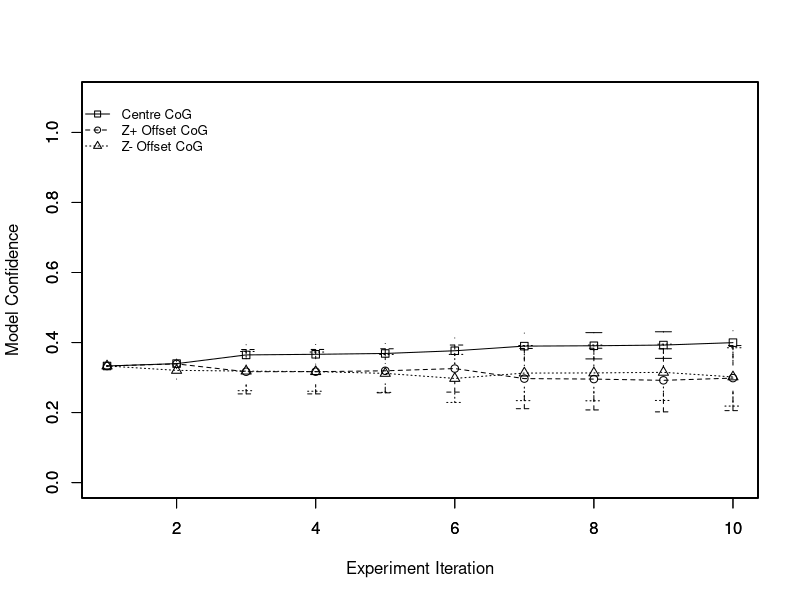

The R source for this figure:
library(gplots)

par(xaxt="n")
par(yaxt="n")

d <- read.table("can_sim2.dat", header=FALSE)
iter <- d[,1]
m0p <- d[,2]
m1p <- d[,3]
m2p <- d[,4]
m0sd <- d[,5]
m1sd <- d[,6]
m2sd <- d[,7]

plotCI(iter, m0p, m0sd, ylim = c(0, 1.1), lty=1, pch=0, xlab="", ylab="");
par(new=TRUE)

plot(iter, m0p, type = 'l', ylim = c(0, 1.1), lty=1, pch=0, xlab="", ylab="");
par(new=TRUE)

par(xaxt="n")
par(yaxt="n")

plotCI(iter, m1p, m1sd, ylim = c(0, 1.1), lty=2, pch=1, xlab="", ylab="");
par(new=TRUE)

plot(iter, m1p, type = 'l', ylim = c(0, 1.1), lty=2, pch=1, xlab="", ylab="");
par(new=TRUE)

par(xaxt="s")
par(yaxt="s")

plotCI(iter, m2p, m2sd, ylim = c(0, 1.1), lty=3, pch=2, xlab="", ylab="");
par(new=TRUE)

plot(iter, m2p, type = 'l', ylim = c(0, 1.1), lty=3, pch=2, xlab="Experiment Iteration", ylab="Model Confidence");
par(new=TRUE)

legend("topleft", legend = c("Centre CoG", "Z+ Offset CoG", "Z- Offset CoG"), text.width = strwidth("Z+ Offset CoG"), xjust = 1, yjust = 1, lty = c(1,2,3), pch = c(0,1,2), bty = "n", cex = 0.8, title = "")
